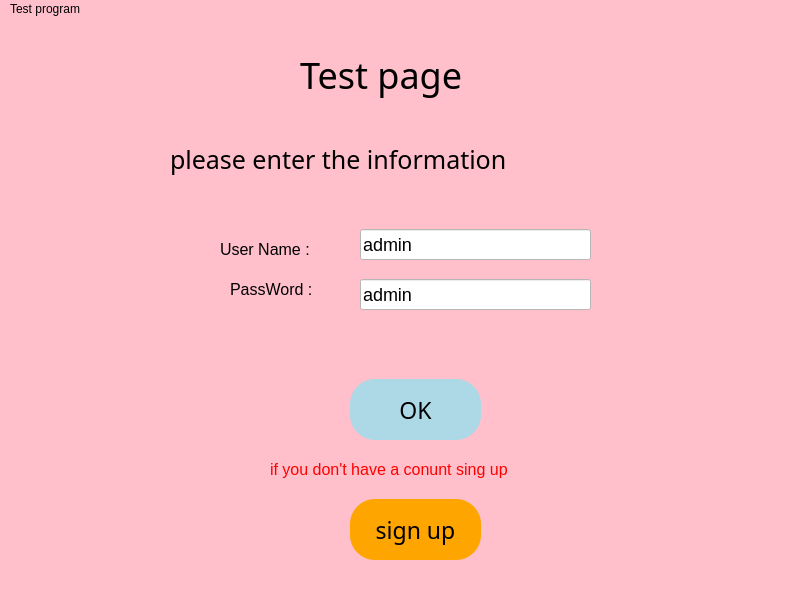
<?xml version="1.0" encoding="UTF-8"?>
<ui version="4.0">
 <class>MainWindow</class>
 <widget class="QMainWindow" name="MainWindow">
  <property name="geometry">
   <rect>
    <x>0</x>
    <y>0</y>
    <width>800</width>
    <height>600</height>
   </rect>
  </property>
  <property name="windowTitle">
   <string>Login page</string>
  </property>
  <property name="styleSheet">
   <string notr="true">background-color: pink</string>
  </property>
  <widget class="QWidget" name="centralwidget">
   <property name="autoFillBackground">
    <bool>false</bool>
   </property>
   <widget class="QLineEdit" name="lineEdit">
    <property name="geometry">
     <rect>
      <x>360</x>
      <y>210</y>
      <width>231</width>
      <height>31</height>
     </rect>
    </property>
    <property name="styleSheet">
     <string notr="true">background-color: white; font-size: 18px;</string>
    </property>
    <property name="text">
     <string>admin</string>
    </property>
   </widget>
   <widget class="QLineEdit" name="lineEdit_2">
    <property name="geometry">
     <rect>
      <x>360</x>
      <y>260</y>
      <width>231</width>
      <height>31</height>
     </rect>
    </property>
    <property name="styleSheet">
     <string notr="true">background-color: white; font-size: 18px</string>
    </property>
    <property name="text">
     <string>admin</string>
    </property>
   </widget>
   <widget class="QPushButton" name="pushButton">
    <property name="geometry">
     <rect>
      <x>350</x>
      <y>360</y>
      <width>131</width>
      <height>61</height>
     </rect>
    </property>
    <property name="font">
     <font>
      <family>Nirmala UI Semilight</family>
      <pointsize>17</pointsize>
     </font>
    </property>
    <property name="mouseTracking">
     <bool>false</bool>
    </property>
    <property name="styleSheet">
     <string notr="true">background-color: lightblue;
border-radius: 25;</string>
    </property>
    <property name="text">
     <string>OK</string>
    </property>
   </widget>
   <widget class="QLabel" name="label">
    <property name="geometry">
     <rect>
      <x>300</x>
      <y>20</y>
      <width>221</width>
      <height>71</height>
     </rect>
    </property>
    <property name="font">
     <font>
      <family>Montserrat SemiBold</family>
      <pointsize>27</pointsize>
     </font>
    </property>
    <property name="text">
     <string>Test page</string>
    </property>
   </widget>
   <widget class="QLabel" name="label_2">
    <property name="geometry">
     <rect>
      <x>170</x>
      <y>100</y>
      <width>471</width>
      <height>81</height>
     </rect>
    </property>
    <property name="font">
     <font>
      <family>Montserrat SemiBold</family>
      <pointsize>19</pointsize>
      <italic>false</italic>
      <strikeout>false</strikeout>
      <kerning>true</kerning>
     </font>
    </property>
    <property name="text">
     <string>please enter the information</string>
    </property>
   </widget>
   <widget class="QLabel" name="label_3">
    <property name="geometry">
     <rect>
      <x>220</x>
      <y>210</y>
      <width>121</width>
      <height>41</height>
     </rect>
    </property>
    <property name="font">
     <font>
      <pointsize>12</pointsize>
     </font>
    </property>
    <property name="text">
     <string>User Name :</string>
    </property>
   </widget>
   <widget class="QLabel" name="label_4">
    <property name="geometry">
     <rect>
      <x>230</x>
      <y>250</y>
      <width>121</width>
      <height>41</height>
     </rect>
    </property>
    <property name="font">
     <font>
      <pointsize>12</pointsize>
     </font>
    </property>
    <property name="text">
     <string>PassWord :</string>
    </property>
   </widget>
   <widget class="QPushButton" name="pushButton_2">
    <property name="geometry">
     <rect>
      <x>350</x>
      <y>480</y>
      <width>131</width>
      <height>61</height>
     </rect>
    </property>
    <property name="font">
     <font>
      <family>Nirmala UI Semilight</family>
      <pointsize>17</pointsize>
     </font>
    </property>
    <property name="mouseTracking">
     <bool>false</bool>
    </property>
    <property name="styleSheet">
     <string notr="true">background-color: orange; border-radius: 25;</string>
    </property>
    <property name="text">
     <string>sign up</string>
    </property>
   </widget>
   <widget class="QLabel" name="label_5">
    <property name="geometry">
     <rect>
      <x>270</x>
      <y>430</y>
      <width>301</width>
      <height>41</height>
     </rect>
    </property>
    <property name="font">
     <font>
      <pointsize>12</pointsize>
     </font>
    </property>
    <property name="styleSheet">
     <string notr="true">color : red</string>
    </property>
    <property name="text">
     <string>if you don't have a conunt sing up</string>
    </property>
   </widget>
  </widget>
  <widget class="QMenuBar" name="menubar">
   <property name="geometry">
    <rect>
     <x>0</x>
     <y>0</y>
     <width>800</width>
     <height>26</height>
    </rect>
   </property>
   <widget class="QMenu" name="menuTest_program">
    <property name="title">
     <string>Test program</string>
    </property>
   </widget>
   <addaction name="menuTest_program"/>
  </widget>
  <widget class="QStatusBar" name="statusbar"/>
 </widget>
 <resources/>
 <connections/>
</ui>
